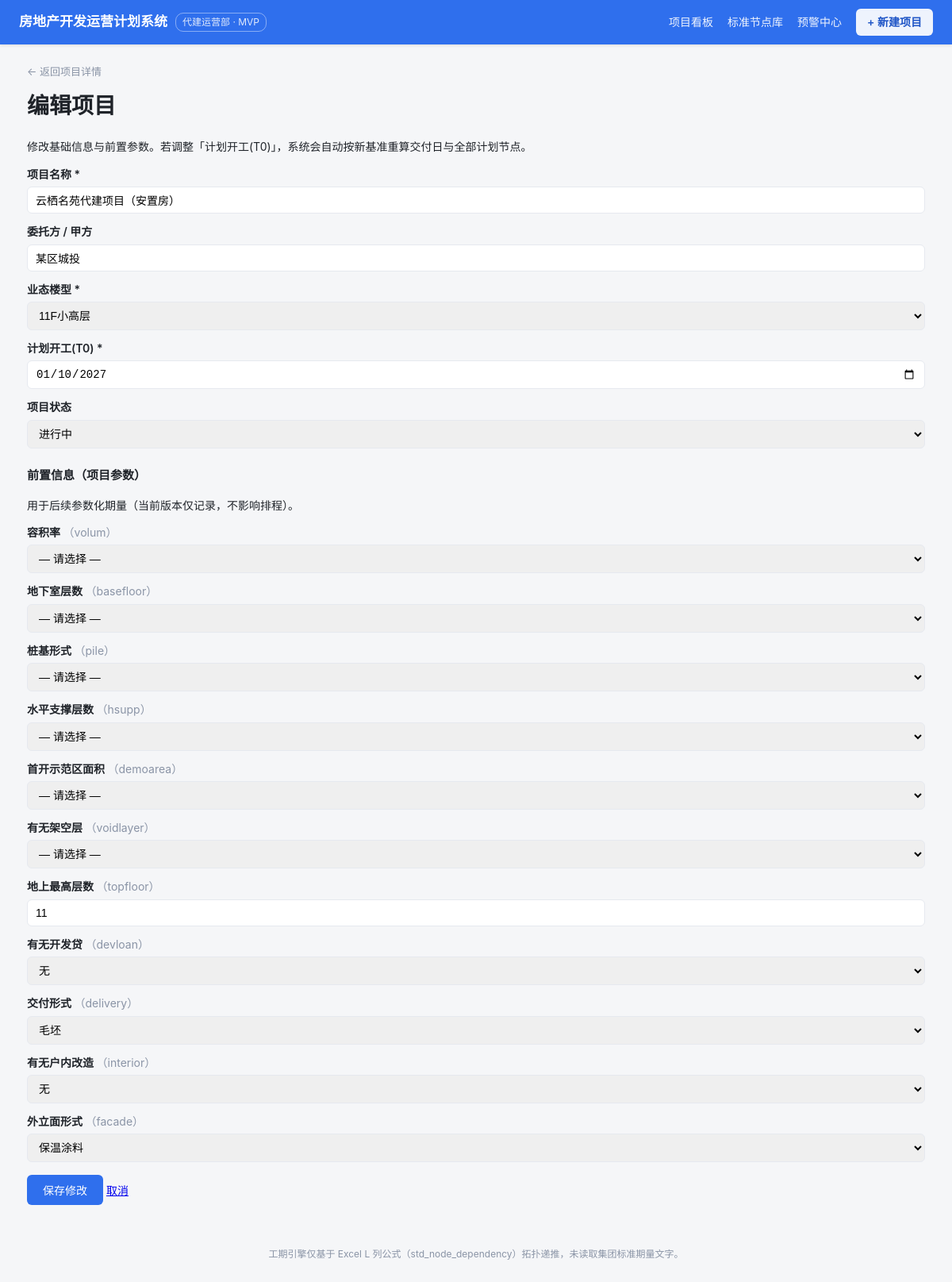
/project/3/edit, run on an earlier commit of the app's database.
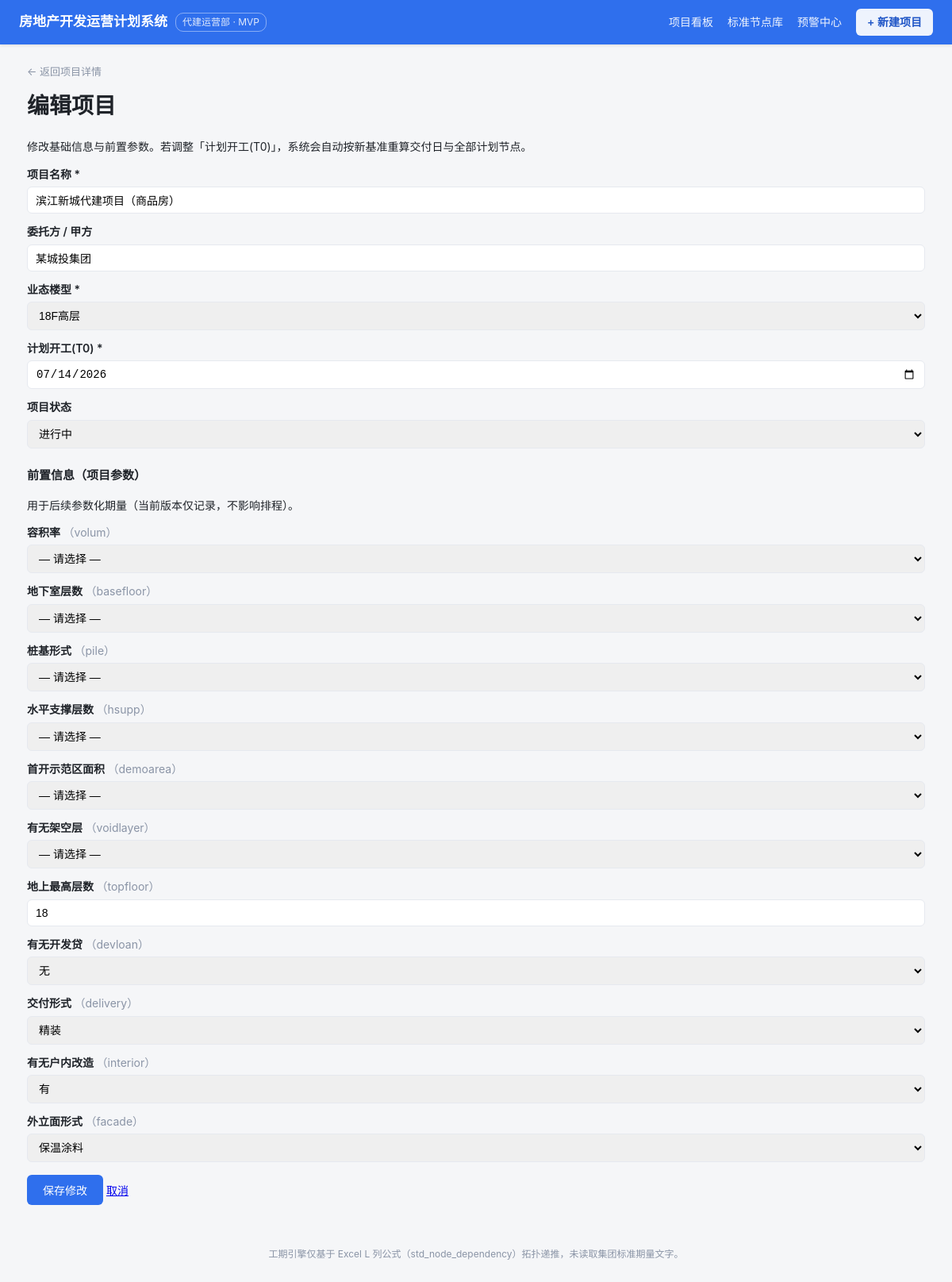
And on a later commit of the database.
### tables this page shows
CREATE TABLE "project" ("id" INTEGER PRIMARY KEY, "name" TEXT, "client" TEXT, "building_type_id" INTEGER, "plan_start" TEXT, "plan_deliver" TEXT, "status" TEXT, "prereq_json" TEXT);

CREATE TABLE "building_type" ("id" INTEGER PRIMARY KEY, "code" TEXT, "name" TEXT);

CREATE TABLE "prereq_param" ("id" INTEGER PRIMARY KEY, "code" TEXT, "name" TEXT, "options_json" TEXT);

### app/app.py (the view, shortened to what this page needs)
@app.route("/project/<int:pid>/edit", methods=["GET", "POST"])
def edit_project(pid):
    p = load_project(pid)
    if not p:
        return "项目不存在", 404
    bts = building_types()
    prereqs = load_prereqs()
    existing = json.loads(p["prereq_json"]) if p["prereq_json"] else {}
    return render_template("edit_project.html", p=p, bts=bts, prereqs=prereqs, existing=existing)

### app/app.py (called while the page is built)
def db():
    return get_conn()

def parse_prereq_opts(options_json):
    try:
        opts = json.loads(options_json)
    except Exception:
        return []
    if isinstance(opts, list):
        if len(opts) == 1 and str(opts[0]) == "数值":
            return None  # 自由数值输入
        return [str(x) for x in opts]
    return []

def load_prereqs():
    con = db(); cur = con.cursor()
    cur.execute("SELECT id,code,name,options_json FROM prereq_param ORDER BY id")
    prereqs = [dict(r) for r in cur.fetchall()]
    for pr in prereqs:
        pr["opts"] = parse_prereq_opts(pr["options_json"])
    cur.close(); con.close()
    return prereqs

def load_project(pid):
    con = db(); cur = con.cursor()
    cur.execute("SELECT id,name,client,building_type_id,plan_start,plan_deliver,status,prereq_json "
                "FROM project WHERE id=?", (pid,))
    p = cur.fetchone()
    cur.close(); con.close()
    return p

def building_types():
    con = db(); cur = con.cursor()
    cur.execute("SELECT id,name FROM building_type ORDER BY id")
    bts = cur.fetchall()
    cur.close(); con.close()
    return bts

### app/templates/edit_project.html (shortened to what this page needs)
<meta charset="UTF-8">{% extends "base.html" %}
{% block content %}
<a class="back" href="{{ url_for('project_detail', pid=p.id) }}">← 返回项目详情</a>
<h1 style="margin-top:10px">编辑项目</h1>
<div class="lead">修改基础信息与前置参数。若调整「计划开工(T0)」，系统会自动按新基准重算交付日与全部计划节点。</div>
<div class="form-wrap">
  <form method="post">
    <label>项目名称 *</label>
    <input name="name" required value="{{ p.name }}">
    <label>委托方 / 甲方</label>
    <input name="client" placeholder="如：某城投集团" value="{{ p.client or '' }}">
    <label>业态楼型 *</label>
    <select name="building_type_id">
      {% for b in bts %}<option value="{{ b.id }}" {% if b.id == p.building_type_id %}selected{% endif %}>{{ b.name }}</option>{% endfor %}
    </select>
    <label>计划开工(T0) *</label>
    <input name="plan_start" required type="date" value="{{ p.plan_start }}">
    <label>项目状态</label>
    <select name="status">
      <option value="进行中" {% if p.status == '进行中' %}selected{% endif %}>进行中</option>
    </select>
    <h3 style="margin-top:22px; font-size:15px">前置信息（项目参数）</h3>
    <div class="lead">用于后续参数化期量（当前版本仅记录，不影响排程）。</div>
    {% include "prereq_form.html" %}
    <button class="btn" type="submit">保存修改</button>
    <a class="btn-cancel" href="{{ url_for('project_detail', pid=p.id) }}">取消</a>
  </form>
</div>
{% endblock %}

### app/templates/prereq_form.html (shortened to what this page needs)
{% for pr in prereqs %}
<label>{{ pr.name }} <span class="muted" style="font-weight:400">（{{ pr.code }}）</span></label>
{% if pr.opts is none %}
  <input name="p{{ pr.id }}" placeholder="请输入数值" type="number" value="{{ existing.get('p'~pr.id) or '' }}">
{% elif pr.opts|length > 0 %}
  <select name="p{{ pr.id }}">
    <option value>— 请选择 —</option>
    {% for o in pr.opts %}
    <option value="{{ o }}" {% if existing.get('p'~pr.id) == o %}selected{% endif %}>{{ o }}</option>
    {% endfor %}
  </select>
{% else %}
  <input name="p{{ pr.id }}" placeholder="可选项：{{ pr.options_json }}" value="{{ existing.get('p'~pr.id) or '' }}">
{% endif %}
{% endfor %}

What changed in the data, as far as the page shows it:
changed project "进行中": name "云栖名苑代建项目（安置房）" → "滨江新城代建项目（商品房）"; client "某区城投" → "某城投集团"; building_type_id "11F小高层" → "18F高层"; plan_start "01/10/2027" → "07/14/2026"
computed for prereq_param "地上最高层数": p7 "11" → "18"
computed for prereq_param "交付形式": p9 "毛坯" → "精装"
computed for prereq_param "有无户内改造": p10 "无" → "有"
